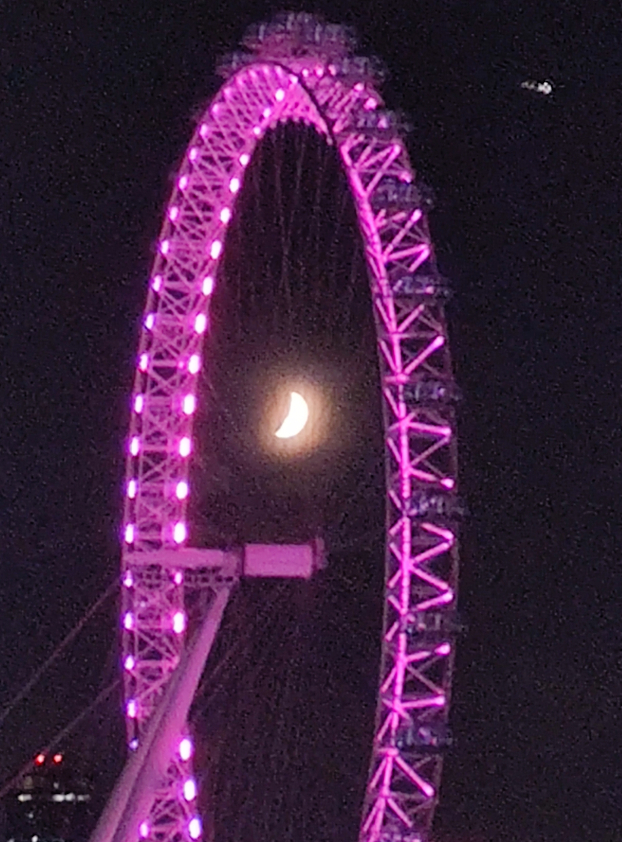
#> input picture Lectures/Week06/EyeAndMoon.png, 622 x 842 px
$ jupyter execute --allow-errors CS103-Week06.ipynb
#> lines starting #> are read from the running program, lines starting #| are printed output that depends on the picture
# CS102/CS103: Week 06 - Lists <span style='color:green'>(V1.2)</span>

Lecture notes for Week 6 of CS102/CS103, 2+3 November, 2022. (More will be added before Thursday).
Dr [Niall Madden](mailto:Niall.Madden@UniversityOfGalway.ie), School of Mathematical and Statistical Sciences,
University of Galway.

You can find these notes on

* Blackboard
* as HTML at: [https://www.niallmadden.ie/2223-CS103](https://www.niallmadden.ie/2223-CS103)
* Jupyter notebook on Binder [https://mybinder.org/v2/gh/niallmadden/2223-cs103/main]
* Both formats on Github: https://github.com/niallmadden/2223-cs103

***

<font size="-2"><em>This notebook was written by Niall Madden, and uses some material by Tobias Rossmann, and Chapter 10 (Lists) of  [Think Python](https://greenteapress.com/thinkpython2/html).</em>

## News:
### No lab this week

<div class="alert alert-block alert-info">
    <ul>
        <li> <b>Did you submit your work for Lab 3?</b>
    <li> Labs return next week (7-9 November).
    </ul>
    </div>


### Jupyter

We are _still_ working on ourt "Jupyter-in-the-cloud" solution. For now, continue to use
[https://jupyter.nuigalway.ie/](https://jupyter.nuigalway.ie/) or [https://jupyter.org/](https://jupyter.org/) or
[https://colab.research.google.com/](https://colab.research.google.com/) or other solution.

## Collections

Some of the Python **types** that we have encountered so far store a single value, include booleans, integers, floats, and functions

Python includes several types which can be used to hold **collections** of values. Strings are one such example: each string is a sequence of characters.

We also encountered **ranges**: `range(n)` "represents" the collection of integers from `0` to `n-1`.

Often, we need data types that store collections of things. They might represent, for example, vectors or matrices.

Or they could represent something that has multiple different components, such as a student record (name, ID number, address, programme. modules, ...)


The most important general collection (or compound) types in Python are:
* **Lists**: a list is a mutable (= changeable) ordered collection. Duplicates are allowed.
* **Tuples**: a tuple is an immutable ordered collection. Duplicates are allowed.
* **Sets**: a (Python) set is a mutable unordered collection without duplicates.
* **Dictionaries**: a dictionary is an unordered but indexed mutable collection without duplicate indices.

First we'll look at `list`s (Chapter 10 of the book), then `tuple`s (Chapter 11) and dictionaries (Chapter 12).

## Lists

* **A `list` is a sequence of values**. But, whereas a string is a sequence of characters, a list can be a sequence of  any type.
* The values in a list are called _items_ or _elements_.
* The list starts with `[`, ends with `]`, and items are separated by commas.

In this section, we'll learn
* What a list is
* How to create one
* Modifying items in a list
* Indexing and slicing
* How to traverse a list with a `for` loop
* Some functions/methods for operating on a list

## Making lists
### Making a list with `[` and `]`

The simplest way to create a list is using square backets, `[` and `]`, with a comma between elements.

[cell 1]
[0, 1, 2, 3, 4] # a list of integers

[cell 2]
['zero', 'one', 'two', 'three'] # a list of strings

Usually, we assign a variable name to the list.

[cell 3]
my_favourite_numbers = [0, 4, 1024]

[cell 4]
print(f"{my_favourite_numbers}")

### A list with different types of items

An item in a list can be just about anything. And items in a list can be of different types from each other.
This list includes strings, an integer, a float, and a boolean.

[cell 5]
mixed_list = ["Sean Student", "1BS1", 22113344, 78.5, True]
print(mixed_list)

[cell 6]
type(mixed_list)

[cell 7]
type(mixed_list[2])

You can even make a list with includes another list as an item. This is called _nesting_

[cell 8]
name = "Sean Student" # string
instance = "1BS1"     # string
id_number = 22334455  # int
grade = 87.5          # float
is_fulltime = True    # boolean
modules = ["CS102", "MP180", "MA180", "PH101"]  # list


new_list = [name, instance, id_number, grade, is_fulltime, modules ]
print(new_list)

[cell 9]
new_list[5][1]

### `len()`
Later we'll learn about the many operations that can be preformed on lists. Right now, we'll just look at the most important: counting the number of items in a list.

As with a `string` (and lots of other things), we can use the `len()` function.

[cell 10]
modules_in_1BS1 = ["BO101", "CH101", "CS102", "MA180", "MA161", "MP180", "PH101"]
number_of_modules = len(modules_in_1BS1)
print(f"You can choose from {number_of_modules} modules in 1BS1")

### Making a list with `list()`

One can also use the function `list()` to create a new list from an object, such as a `range` of numbers, or a `string`.

[cell 11]
list_of_numbers = list(range(10))
print(list_of_numbers)

[cell 12]
list("hello")

### The `In[]`list

Without noticing it, we've used lists since the start of the semester: Jupyter stores each *in*put command as an item in a list called `In`. You can review all inputs so far with:

#> (a cell that did not finish here is left out)

You can verify that `In` is a list using the `type()` function.

#> (a cell that did not finish here is left out)

It is tempting to think that all outputs are stored as a list too. And, at first glance, it might seem so.

#> (a cell that did not finish here is left out)

But notice that this collection starts and ends with `{` and `}`. We learn that, in fact, this is a dictionary.

## Indexing and slicing lists
**Indexing** and **slicing** too work just as for strings.

### Indexing
Indexing works as for strings, including that the first item can be indexed with '0', and the last with '-1'.

[cell 16]
modules_in_1BS1

[cell 17]
modules_in_1BS1[0]  # first item

[cell 18]
modules_in_1BS1[-1]  # last item

### Slicing

Recall that we could create a sub-string from a string using the "`colon`" notation.
This words with lists top.

[cell 19]
print(modules_in_1BS1)

[cell 20]
print(modules_in_1BS1[0:3])  # first 3

[cell 21]
print(modules_in_1BS1[3:5])  # middle 2

[cell 22]
print(modules_in_1BS1[5:7])  # last 2

[cell 23]
print(modules_in_1BS1[0:7:2])  # every second one

## Changing lists

You will recall that it is not possible to change a single character in a string (though you can change the entire string).
That its
```python
module="CS102"
module[1]="H"

```
would give an error: `TypeError: 'str' object does not support item assignment`.

We say strings are not _mutable_. However, **lists are mutable**.

### Changing existing items
Suppose we decide to replace `CS102` with a new Data Science module, `DS101`.

[cell 24]
modules_in_1BS1

[cell 25]
modules_in_1BS1[2] = 'DS101'  # Replace CS102 with DS101
modules_in_1BS1

We can also change more than one item at at time, using slicing. As ever, remember that `a:b`, includes the items indexed from `a` up to `b-1`.

[cell 26]
print(modules_in_1BS1)
modules_in_1BS1[0:2] = ["2223-BO101", "2223-CH101"]  # `[` and `]` are optional
modules_in_1BS1

#### Adding new item
We can extend a list, adding new items to the end.
Let's reset our modules list.

[cell 27]
modules_in_1BS1 = ["BO101", "CH101", "CS102", "MA180", "MA161", "MP180", "PH101"]
print(f"You can choose from {len(modules_in_1BS1)} modules in 1BS1: {modules_in_1BS1}")

Now add a new item to the end

[cell 28]
modules_in_1BS1 = modules_in_1BS1 + ["DS101"]
print(f"You can choose from {len(modules_in_1BS1)} modules in 1BS1: {modules_in_1BS1}")

Assigning values to non-existent list positions like
```python
modules_in_1BS1[10] = ["AB123"]
```
results in an error: `IndexError: list assignment index out of range`

Best do this  using the `append()` and `extend()` methods.

#### `extend()`
The `extend()` method adds a list to the end of another list.
SYNTAX:
```python
list1.extend(list2)
```
adds the items in `list2` to the end of `list1`.

[cell 29]
suits = ["hearts"]        # a list with 1 item
print(f"First suits={suits}")

[cell 30]
suits.extend(["diamonds"])   # extended by a list with one item
print(f"Now suits={suits}")

[cell 31]
suits.extend(["clubs", "spades"])   # extended by another list with 2 items
print(f"And finally suits={suits}")

#### `append()`
The `append()` function is similar, but adds a single item.
```python
list1.append("new item")
```

It can add a single item (not a list) to the end.
_Warning_ if given a list as an argument, it creates a new item which is itself a list (_nesting_).

[cell 32]
suits = ["hearts"]        # a list with 1 item
print(f"First suits={suits}")

[cell 33]
suits.append("diamonds")   # append new item to list
print(f"Now suits={suits}")

[cell 34]
suits.append(["clubs", "spades"])   # append another list with 2 items
print(f"And finally suits={suits}")

<div class="alert alert-block alert-info">Finished here Wednesday</div>

#### Inserting items
Suppose we want to add a new item to a location in a list, other than at the end. The method to so this is called `insert()`.
Syntax:
```python
list1.insert(<position>, <item>)
```
* `list1` is an existing list
* `<position>` is the location where the new item will be added. Anything to the right of that position is shuffled right. If `<position>` is greater than `len(list1)` it will be added to the end.
* `<item>` the new item to add.

[cell 35]
suits = ["hearts", "spades"]   # a list with 2 items
print(f"First suits={suits}")
suits.insert(1, "diamonds")   # extended by a list with one item
print(f"Now suits={suits}")

#### Deleting items from a list
There are two ways to remove an item from a list
* remove a particular item (by its value) using the **method**  `remove()`
* remove an item at a location using the **operator**  `del`

[cell 36]
suits = ["hearts", "diamonds", "clubs", "spades"]   # a list with 4 items
print(f"First suits={suits}")

[cell 37]
suits.remove("diamonds")   # remove `diamonds`
print(f"Now suits={suits}") # removal based on entry

The `del` operator removes a item by its index

[cell 38]
items = ['one', 'two', 'three']
del items[1] # removal based on position
items

## Arcane Interlude 5: Pretty as a picture

It's time again when we cover something which, if there was an exam for this material, it would not come up.

Today: **image manipulation**. For this we'll use the "Pillow" library (`PIL` = Python Imaging Library).

[cell 39]
from PIL import Image, ImageFilter
my_image = Image.open("EyeAndMoon.png")
#> my_image is the input picture: PIL image 622x842 RGB; mean R, G, B 65.2, 33.5, 63.7
# my_image = Image.open("Quad-Chaosheng-Zhang.png")
display(my_image)  # in some settings, use eye.show()

[cell 40]
print(f"Image is of type {my_image.format}, and size {my_image.size}")
#| Image is of type PNG, and size (622, 842)

[cell 41]
my_image_bw = my_image.convert("L")
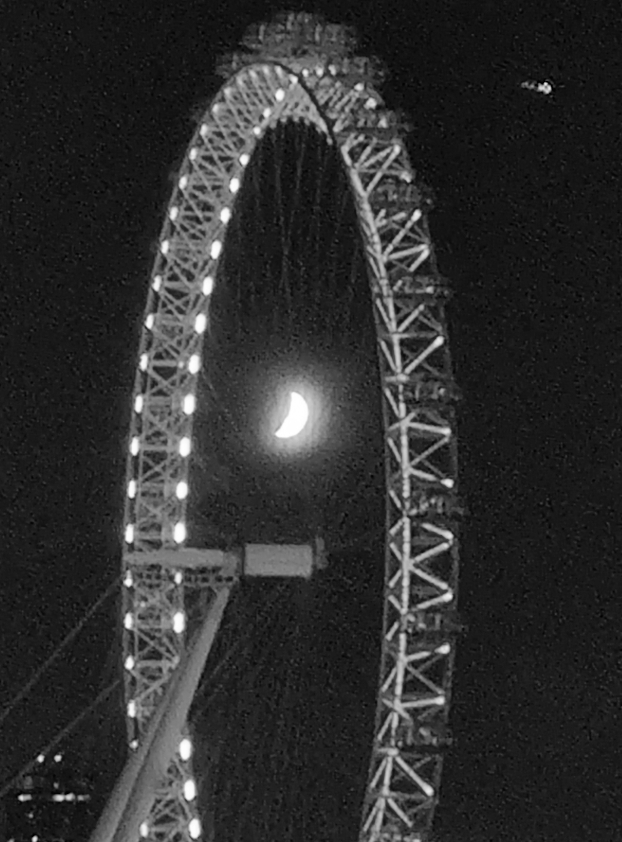
#> my_image_bw: PIL image 622x842 L; min 0, max 255, mean 46.4
display(my_image_bw)

[cell 42]
my_image_bw.filter(ImageFilter.FIND_EDGES)
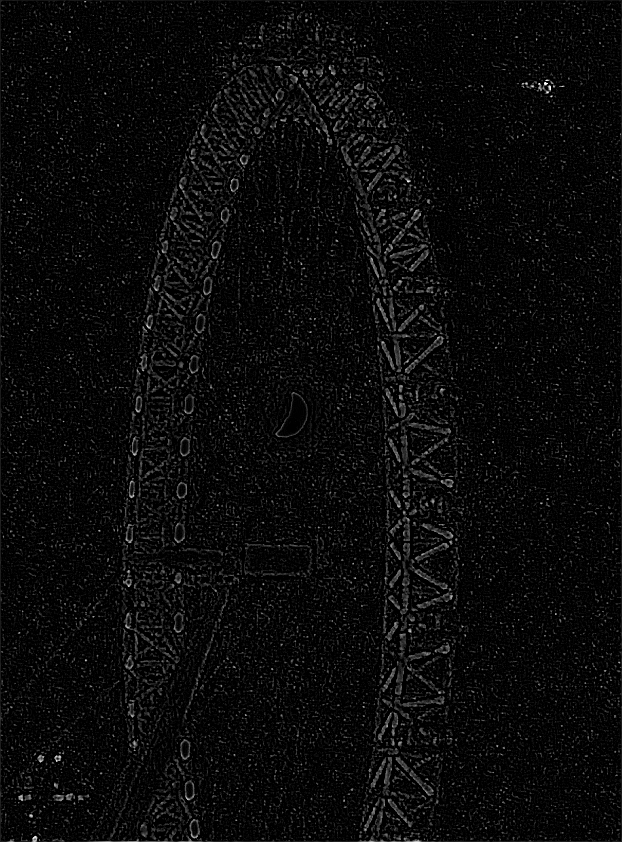
#> Out: PIL image 622x842 L; min 0, max 255, mean 10.5

The PIL package has many more capabilities. For more, see [https://pillow.readthedocs.io/en/stable/](https://pillow.readthedocs.io/en/stable/)

## Taversing a list with a `for` loop

**`for` loops** work well with lists.
One form of the `for` statement is
```python
for <var> in <list>:
    <body>
```
It consists of a **heading** and a **body** The heading, between the keyword `for` and the colon (`:`) introduces a **loop variable** `<var>` and refers to a list `<list>`.
The `<body>` is a consistently indented sequence of statements.

When executed, a `for` statement results in the execution of its `<body>` of statements once for each item of the list (in order). The particular item for each iteration is stored as the value of the variable `<var>`.

[cell 43]
numbers = [10, 3, -1, -11, 12]
numbers

[cell 44]
for item in numbers:
    print(item, end="--**--")

Often we want to change items in the list. In the following example, we'll take a list of 1BS1 modules, and add a prefix of `2223-` to each code. For that we'll need to keep count of the items

[cell 45]
print(modules_in_1BS1)

[cell 46]
i = 0
for item in modules_in_1BS1:
    modules_in_1BS1[i]='2223-'+item
    i=i+1

print(modules_in_1BS1)

### Map-Filter-Reduce

Most times we iterate through a list, we wish to preform some operation on the list.  These operations are usually classed as one of **Map**. **Filter** or **Reduce**

* *MAP*: make a new list based on applying a formula/function to all values in a given list
* *FILTER*: make a sublist of those items that satisfy some criterion
* *REDUCE*: combine items in the list in some way

There are actually built-in functions to do these tasks, but we'll see first how to do them manually.

### A map function
We will write a function at adds one to every item in a list of numbers.

**IMPORTANT**: Unlike the methods we saw earlier, this function creates a new list: it does not change the old one.

[cell 47]
def add_one(my_list):
    new_list = []  # an empty list
    for item in my_list:
        new_list.append(item+1)
    return new_list

[cell 48]
numbers = [10, 3, -1, -11, 12]
print(f"<original> numbers = {numbers}")
numbers = add_one(numbers)
print(f"   <add 1> numbers = {numbers}")

In this example, we'll modify strings in a list with a function that converts all strings in a list to upper-case.

[cell 49]
def upper_all(my_list):
    new_list = []  # empty list
    for item in my_list:
        new_list.append(item.upper())
    return new_list

[cell 50]
suits = ["HeartS", "DiAmOnDs", "clubs", "SPADES"]   # mixed case
print(f"Original list     = {suits}")
print(f"upper_all returns = {upper_all(suits)}")

**WARNING**: In these last two examples, and the next ones, I am being lazy. I should check that the data types for each item is correct, so that, for example, `item.upper()` makes sense.

### A filter function

We will write a function takes a list of numbers as arguments, and returns a list of the even ones.

[cell 51]
def even_list(my_list):
    new_list = []  # an empty list
    for item in my_list:
        if (item%2 == 0):  # is remainder on dividing by 2 is zero
            new_list.append(item)
    return new_list

[cell 52]
numbers = [10, 3, -1, 0 , -11, 0, 12]
print(f"<old> numbers = {numbers}")

[cell 53]
even_numbers = even_list(numbers)
print(f" even numbers = {even_numbers}")

In this filter example we'll make a sub-list of strings. The School of Mathematics and Statistical Sciences teaches modules in 1BS1 that start with the 'MA', 'MP' and 'CS' codes.

For that we will use the `in` operator. Just like for strings,
 ```python
i in list_of_vals
```
evaluates as `True` if `i` is contained in the last, or `False` otherwise.

[cell 54]
print(numbers)
x = -12
x in numbers

[cell 55]
def maths_modules(my_list):
    mss_list = []  # an empty list
    for item in my_list:
        if (item[0:2] in ["MA", "CS", "MP"]):
            mss_list.append(item)
    return mss_list

[cell 56]
modules_in_1BS1 = ["BO101", "CH101", "CS102", "MA180", "MA161", "MP180", "PH101"]
mss_modules = maths_modules(modules_in_1BS1)
print(f"The modules in 1BS1 are {modules_in_1BS1}")
print(f"The ones taught by the School of Maths are {mss_modules}")

### A reduce function

A "reduce" operation combines elements in a list, usually to some single value. This usually makes use of an
**accumulator** variable (very common in programing).

Example: suppose we want to compute the sum $$\sum_{i=1}^{10}i =1+2+\dotsb+9+10$$ of the numbers
from $1$ to $10$.

One way to implement this in Python is to
* **initialise** an **accumulator variable** `total` with a value of $0$ and
* loop over the numbers 1, ..., 10 and add each to the accumulator.

[cell 57]
total = 0
for i in [1,2,3,4,5,6,7,8,9,10]:
    total = total + i
print(total)

A more common example is to compute the _mean_ (usual "average") of number in a list.

[cell 58]
def mean(number_list):
    total = 0
    for i in number_list:
        total+=i
    return( total/len(number_list))

[cell 59]
nums = [1,3,-2,6,-5,9]
print(f"The mean of {nums} is {mean(nums)}")

<div class="alert alert-block alert-info">Finished here Friday</div>

## Ranges

Last week we met the built-in function `range()` that produces special objects corresponding to integer intervals.

* `range(stop)` returns the range 0, 1, ..., stop-1.
* `range(start, stop)` returns the range `start`, `start+1`, `start+2`, ... `stop-1)`
* `range(start, stop, step])` returns the range `start`, `start+step`, `start+2*step`, `start*3*step`, up to the largest possible value less than `stop`

[cell 60]
list(range(10,101,10))

Ranges can be useful when operating on elements of a list, and where we want to change individual elements.

[cell 61]
nums = [1,2,-3,-4,5,6,-7,8]
print(f"nums={nums}")
for i in range(len(nums)):
    if (nums[i]<0):
        nums[i] *=-1

print(f"nums={nums}")
